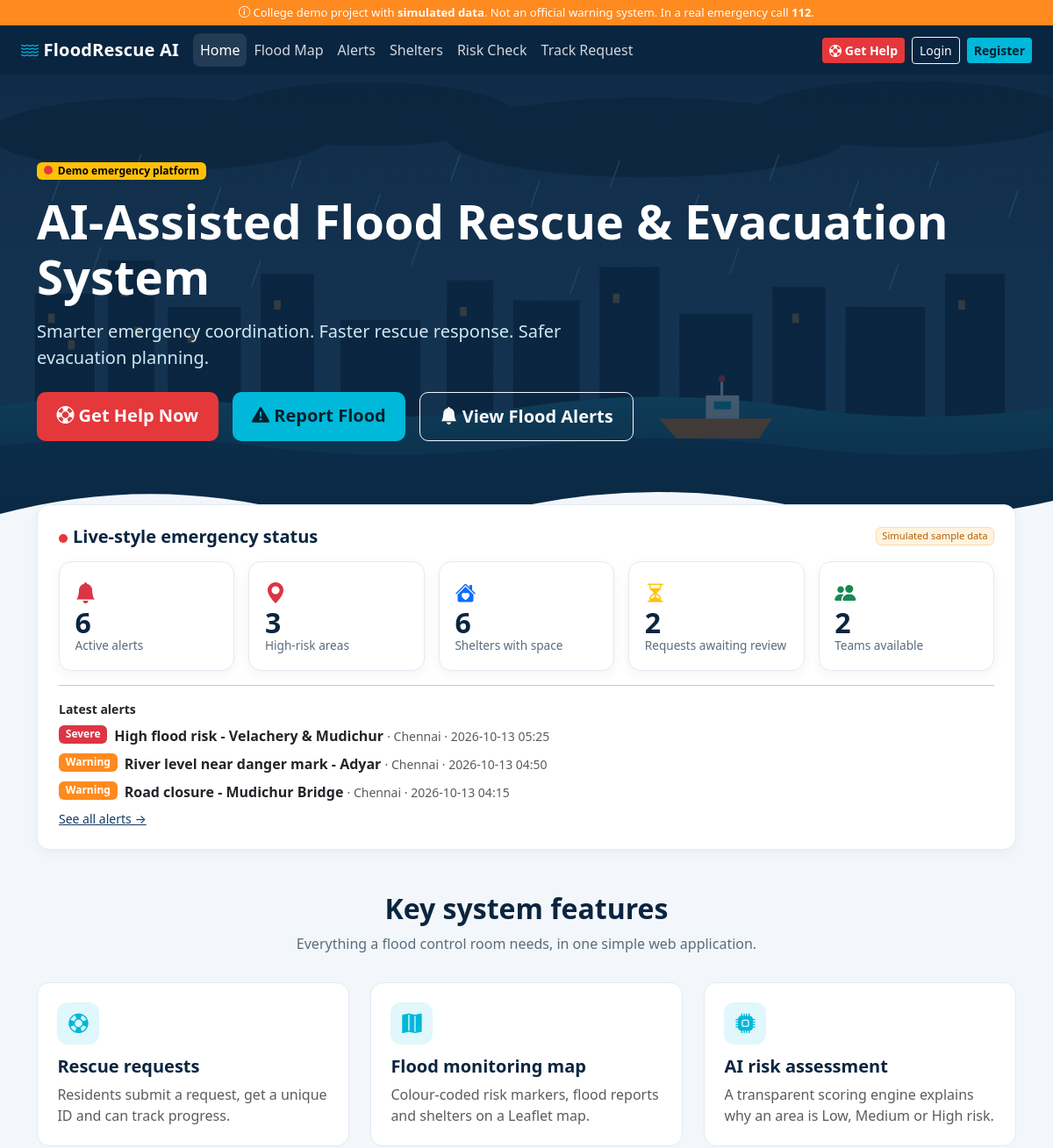
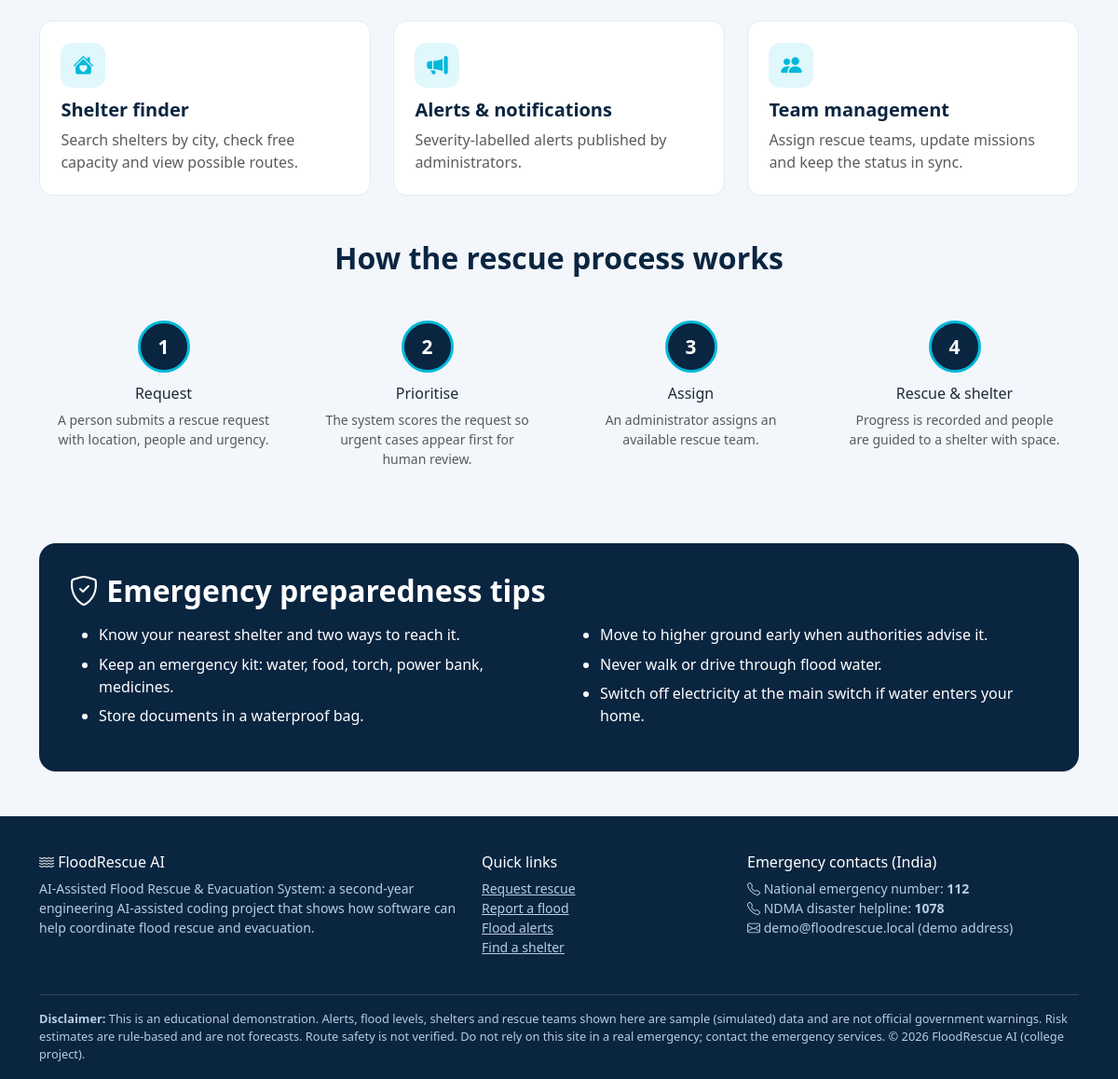
The page / on the database its author committed (2 pictures, top to bottom).
### tables this page shows
CREATE TABLE alerts (
    id INTEGER PRIMARY KEY AUTOINCREMENT,
    title TEXT NOT NULL,
    message TEXT NOT NULL,
    severity TEXT NOT NULL,
    alert_type TEXT NOT NULL,
    location TEXT NOT NULL,
    source TEXT NOT NULL,
    is_active INTEGER NOT NULL DEFAULT 1,
    is_simulated INTEGER NOT NULL DEFAULT 1,
    created_at TEXT NOT NULL
);

### app.py (the view)
@app.route("/")
def index():
    stats = {
        "active_alerts": scalar("SELECT COUNT(*) FROM alerts WHERE is_active=1"),
        "open_shelters": scalar("SELECT COUNT(*) FROM shelters WHERE status='Open' AND occupancy<capacity"),
        "high_risk": scalar("SELECT COUNT(*) FROM flood_locations WHERE risk_level='High'"),
        "pending": scalar("SELECT COUNT(*) FROM rescue_requests WHERE status IN ('Pending','Under Review')"),
        "teams_available": scalar("SELECT COUNT(*) FROM rescue_teams WHERE status='Available'"),
    }
    latest_alerts = query("SELECT * FROM alerts WHERE is_active=1 ORDER BY created_at DESC, id DESC LIMIT 3")
    return render_template("index.html", stats=stats, latest_alerts=latest_alerts)

### app.py (called while the page is built)
@app.before_request
def load_user_and_check_csrf():
    if "csrf_token" not in session:
        session["csrf_token"] = secrets.token_hex(16)
    g.user = None
    if session.get("user_id"):
        g.user = query("SELECT id,name,email,phone,role FROM users WHERE id=?", (session["user_id"],), one=True)
        if g.user is None:
            session.pop("user_id", None)
    if request.method == "POST":
        token = request.form.get("csrf_token") or request.headers.get("X-CSRF-Token") or ""
        if not secrets.compare_digest(token, session.get("csrf_token", "")):
            abort(400, "Your session expired or the form was invalid. Please reload the page and try again.")

@app.context_processor
def inject_globals():
    return dict(csrf_token=session.get("csrf_token", ""), current_user=g.get("user"),
                STATUSES=STATUSES, URGENCY_LEVELS=URGENCY_LEVELS, year=datetime.now().year)

@app.template_filter("badge")
def badge_filter(value):
    return BADGE_COLORS.get(value, "secondary")

### db.py (called while the page is built)
def get_db():
    if "db" not in g:
        g.db = sqlite3.connect(DB_PATH)
        g.db.row_factory = sqlite3.Row
        g.db.execute("PRAGMA foreign_keys = ON")
    return g.db

def query(sql, args=(), one=False):
    cur = get_db().execute(sql, args)
    rows = cur.fetchall()
    cur.close()
    if one:
        return rows[0] if rows else None
    return rows

def scalar(sql, args=()):
    row = query(sql, args, one=True)
    return row[0] if row else 0

### templates/index.html (shortened to what this page needs)
{% extends "base.html" %}
{% block content %}
<section class="hero">
    <div class="container fade-up">
        <span class="badge text-bg-warning mb-3"><span class="live-dot"></span>Demo emergency platform</span>
        <h1>AI-Assisted Flood Rescue &amp; Evacuation System</h1>
        <p class="lead mt-3">Smarter emergency coordination. Faster rescue response. Safer evacuation planning.</p>
        <div class="d-flex flex-wrap gap-3 mt-4">
            <a class="btn btn-help btn-lg" href="{{ url_for('rescue_request') }}"><i class="bi bi-life-preserver"></i> Get Help Now</a>
            <a class="btn btn-cyan btn-lg" href="{{ url_for('report_flood') }}"><i class="bi bi-exclamation-triangle-fill"></i> Report Flood</a>
            <a class="btn btn-outline-light btn-lg" href="{{ url_for('alerts') }}"><i class="bi bi-bell-fill"></i> View Flood Alerts</a>
        </div>
    </div>
</section>
<section class="container" style="margin-top:-2.5rem; position:relative; z-index:2;">
    <div class="card p-3 p-md-4">
        <div class="d-flex flex-wrap justify-content-between align-items-center mb-3">
            <h5 class="m-0"><span class="live-dot"></span>Live-style emergency status</h5>
            <span class="sim-tag">Simulated sample data</span>
        </div>
        <div class="row g-3">
            <div class="col-6 col-md"><div class="status-tile"><i class="bi bi-bell-fill ico text-danger"></i><div class="num">{{ stats.active_alerts }}</div><div class="lbl">Active alerts</div></div></div>
            <div class="col-6 col-md"><div class="status-tile"><i class="bi bi-geo-alt-fill ico text-danger"></i><div class="num">{{ stats.high_risk }}</div><div class="lbl">High-risk areas</div></div></div>
            <div class="col-6 col-md"><div class="status-tile"><i class="bi bi-house-heart-fill ico text-primary"></i><div class="num">{{ stats.open_shelters }}</div><div class="lbl">Shelters with space</div></div></div>
            <div class="col-6 col-md"><div class="status-tile"><i class="bi bi-hourglass-split ico text-warning"></i><div class="num">{{ stats.pending }}</div><div class="lbl">Requests awaiting review</div></div></div>
            <div class="col-12 col-md"><div class="status-tile"><i class="bi bi-people-fill ico text-success"></i><div class="num">{{ stats.teams_available }}</div><div class="lbl">Teams available</div></div></div>
        </div>
        {% if latest_alerts %}
        <hr>
        <div class="small fw-semibold mb-2">Latest alerts</div>
        {% for a in latest_alerts %}
        <div class="d-flex align-items-start gap-2 mb-2">
            <span class="badge text-bg-{{ a.severity|badge }}">{{ a.severity }}</span>
            <div><b>{{ a.title }}</b> <span class="text-muted small">&middot; {{ a.location }} &middot; {{ a.created_at }}</span></div>
        </div>
        {% endfor %}
        <a href="{{ url_for('alerts') }}" class="small">See all alerts &rarr;</a>
        {% endif %}
    </div>
</section>
<section class="container py-5">
    <div class="section-title"><h2>Key system features</h2><p>Everything a flood control room needs, in one simple web application.</p></div>
    <div class="row g-4">
        {% for icon, title, text, link in features %}
        <div class="col-md-6 col-lg-4">
            <a href="{{ url_for(link) }}" class="text-decoration-none">
                <div class="feature-card">
                    <div class="icon-box"><i class="bi {{ icon }}"></i></div>
                    <h5>{{ title|safe }}</h5><p class="text-muted mb-0">{{ text }}</p>
                </div>
            </a>
        </div>
        {% endfor %}
    </div>
</section>
<section class="container pb-5">
    <div class="section-title"><h2>How the rescue process works</h2></div>
    <div class="row g-3">
        <div class="col-6 col-md-3"><div class="step"><div class="circle">1</div><h6>Request</h6><p class="small text-muted">A person submits a rescue request with location, people and urgency.</p></div></div>
        <div class="col-6 col-md-3"><div class="step"><div class="circle">2</div><h6>Prioritise</h6><p class="small text-muted">The system scores the request so urgent cases appear first for human review.</p></div></div>
        <div class="col-6 col-md-3"><div class="step"><div class="circle">3</div><h6>Assign</h6><p class="small text-muted">An administrator assigns an available rescue team.</p></div></div>
        <div class="col-6 col-md-3"><div class="step"><div class="circle">4</div><h6>Rescue &amp; shelter</h6><p class="small text-muted">Progress is recorded and people are guided to a shelter with space.</p></div></div>
    </div>
</section>
<section class="container">
    <div class="tips">
        <h2 class="mb-3"><i class="bi bi-shield-check"></i> Emergency preparedness tips</h2>
        <div class="row">
            <div class="col-md-6"><ul>
                <li>Know your nearest shelter and two ways to reach it.</li>
                <li>Keep an emergency kit: water, food, torch, power bank, medicines.</li>
                <li>Store documents in a waterproof bag.</li>
            </ul></div>
            <div class="col-md-6"><ul>
                <li>Move to higher ground early when authorities advise it.</li>
                <li>Never walk or drive through flood water.</li>
                <li>Switch off electricity at the main switch if water enters your home.</li>
            </ul></div>
        </div>
    </div>
</section>
{% endblock %}

### templates/base.html (shortened to what this page needs)
<!doctype html>
<html lang="en">
<head>
    <link href="https://cdn.jsdelivr.net/npm/bootstrap@5.3.3/dist/css/bootstrap.min.css" rel="stylesheet">
    <link href="https://cdn.jsdelivr.net/npm/bootstrap-icons@1.11.3/font/bootstrap-icons.min.css" rel="stylesheet">
    <link rel="stylesheet" href="{{ url_for('static', filename='css/style.css') }}">
</head>
<body>
<div class="demo-strip">
    <i class="bi bi-info-circle"></i> College demo project with <b>simulated data</b>. Not an official warning system.
    In a real emergency call <b>112</b>.
</div>
<nav class="navbar navbar-expand-lg site-nav sticky-top">
    <div class="container-fluid px-lg-4">
        <a class="navbar-brand" href="{{ url_for('index') }}"><i class="bi bi-water"></i> FloodRescue AI</a>
        <div class="collapse navbar-collapse" id="mainNav">
            <ul class="navbar-nav me-auto mb-2 mb-lg-0">
                <li class="nav-item"><a class="nav-link {{ 'active' if request.endpoint == 'index' }}" href="{{ url_for('index') }}">Home</a></li>
                <li class="nav-item"><a class="nav-link {{ 'active' if request.endpoint == 'flood_map' }}" href="{{ url_for('flood_map') }}">Flood Map</a></li>
                <li class="nav-item"><a class="nav-link {{ 'active' if request.endpoint == 'alerts' }}" href="{{ url_for('alerts') }}">Alerts</a></li>
                <li class="nav-item"><a class="nav-link {{ 'active' if request.endpoint == 'shelters' }}" href="{{ url_for('shelters') }}">Shelters</a></li>
                <li class="nav-item"><a class="nav-link {{ 'active' if request.endpoint == 'risk_assessment' }}" href="{{ url_for('risk_assessment') }}">Risk Check</a></li>
                <li class="nav-item"><a class="nav-link {{ 'active' if request.endpoint == 'track' }}" href="{{ url_for('track') }}">Track Request</a></li>
            </ul>
            <div class="d-flex align-items-center gap-2">
                <a class="btn btn-sm btn-help" href="{{ url_for('rescue_request') }}"><i class="bi bi-life-preserver"></i> Get Help</a>
                {% if current_user %}
                <span class="text-white-50 small d-none d-xl-inline">{{ current_user.name }}
                    {% if current_user.role == 'admin' %}<span class="badge text-bg-info">Admin</span>{% endif %}</span>
                <form method="post" action="{{ url_for('logout') }}" class="m-0">
                    <input type="hidden" name="csrf_token" value="{{ csrf_token }}">
                    <button class="btn btn-sm btn-outline-light">Logout</button>
                </form>
                {% else %}
                <a class="btn btn-sm btn-outline-light" href="{{ url_for('login') }}">Login</a>
                <a class="btn btn-sm btn-cyan" href="{{ url_for('register') }}">Register</a>
                {% endif %}
            </div>
        </div>
    </div>
</nav>
{% block body %}{% block content %}{% endblock %}{% endblock %}
<footer class="site-footer">
    <div class="container">
        <div class="row g-4">
            <div class="col-md-5">
                <h6><i class="bi bi-water"></i> FloodRescue AI</h6>
                <p class="small">AI-Assisted Flood Rescue &amp; Evacuation System: a second-year engineering AI-assisted coding project that
                    shows how software can help coordinate flood rescue and evacuation.</p>
            </div>
            <div class="col-6 col-md-3">
                <h6>Quick links</h6>
                <ul class="list-unstyled small">
                    <li><a href="{{ url_for('rescue_request') }}">Request rescue</a></li>
                    <li><a href="{{ url_for('report_flood') }}">Report a flood</a></li>
                    <li><a href="{{ url_for('alerts') }}">Flood alerts</a></li>
                    <li><a href="{{ url_for('shelters') }}">Find a shelter</a></li>
                </ul>
            </div>
            <div class="col-6 col-md-4">
                <h6>Emergency contacts (India)</h6>
                <ul class="list-unstyled small">
                    <li><i class="bi bi-telephone"></i> National emergency number: <b>112</b></li>
                    <li><i class="bi bi-telephone"></i> NDMA disaster helpline: <b>1078</b></li>
                    <li><i class="bi bi-envelope"></i> demo@floodrescue.local (demo address)</li>
                </ul>
            </div>
        </div>
        <div class="disclaimer">
            <b>Disclaimer:</b> This is an educational demonstration. Alerts, flood levels, shelters and rescue teams shown here are
            sample (simulated) data and are not official government warnings. Risk estimates are rule-based and are not forecasts.
            Route safety is not verified. Do not rely on this site in a real emergency; contact the emergency services.
            &copy; {{ year }} FloodRescue AI (college project).
        </div>
    </div>
</footer>
</body>
</html>

### static/css/style.css (style rules this page uses)
:root { --navy: #0a2540; --navy-2: #123a63; --cyan: #00b8d9; --orange: #ff8a1f; --red: #e5383b; --bg: #f3f7fb; --card-border: #e2eaf2; }
body { background: var(--bg); color: #1d2b3a; font-family: "Segoe UI", system-ui, -apple-system, Roboto, sans-serif; }
h1, h2, h3, h4, h5 { color: var(--navy); font-weight: 700; }
a { color: var(--navy-2); }
.demo-strip { background: var(--orange); color: #fff; font-size: .82rem; text-align: center; padding: .3rem .5rem; }
.site-nav { background: var(--navy); }
.site-nav .navbar-brand { color: #fff; font-weight: 700; letter-spacing: .2px; }
.site-nav .navbar-brand i { color: var(--cyan); }
.site-nav .nav-link { color: rgba(255,255,255,.82); border-radius: 8px; padding: .45rem .8rem; }
.site-nav .nav-link:hover, .site-nav .nav-link.active { color: #fff; background: rgba(255,255,255,.1); }
.btn-help { background: var(--red); color: #fff; font-weight: 600; border: 0; }
.btn-cyan { background: var(--cyan); color: #04202e; font-weight: 600; border: 0; }
.text-bg-orange { background: var(--orange) !important; color: #fff !important; }
.hero { position: relative; color: #fff; padding: 6rem 0 7rem; overflow: hidden; background: linear-gradient(180deg, rgba(10,37,64,.55), rgba(10,37,64,.85)), url("../images/hero-flood.svg") center / cover no-repeat, var(--navy); }
.hero h1 { color: #fff; font-size: clamp(2rem, 5vw, 3.4rem); line-height: 1.15; }
.hero p.lead { color: #cfe8f5; max-width: 640px; }
.hero .btn { padding: .75rem 1.4rem; border-radius: 10px; font-weight: 600; }
.fade-up { animation: fadeUp .7s ease both; }
.status-tile { background: #fff; border: 1px solid var(--card-border); border-radius: 14px; padding: 1.1rem; height: 100%; box-shadow: 0 4px 14px rgba(10,37,64,.05); transition: transform .2s, box-shadow .2s; }
.status-tile .num { font-size: 2rem; font-weight: 800; color: var(--navy); line-height: 1; }
.status-tile .lbl { color: #5b6b7c; font-size: .85rem; }
.status-tile .ico { font-size: 1.5rem; }
.live-dot { display: inline-block; width: 10px; height: 10px; border-radius: 50%; background: var(--red); margin-right: 6px; animation: pulse 1.6s infinite; }
.section-title { text-align: center; margin-bottom: 2rem; }
.section-title p { color: #5b6b7c; }
.feature-card { background: #fff; border: 1px solid var(--card-border); border-radius: 14px; padding: 1.4rem; height: 100%; transition: transform .2s, box-shadow .2s; }
.feature-card .icon-box { width: 48px; height: 48px; border-radius: 12px; display: grid; place-items: center; background: rgba(0,184,217,.12); color: var(--cyan); font-size: 1.4rem; margin-bottom: .8rem; }
.step { text-align: center; padding: 1rem; }
.step .circle { width: 56px; height: 56px; border-radius: 50%; background: var(--navy); color: #fff; font-weight: 700; font-size: 1.3rem; display: grid; place-items: center; margin: 0 auto .8rem; border: 3px solid var(--cyan); }
.tips { background: var(--navy); color: #fff; border-radius: 18px; padding: 2rem; }
.tips h2, .tips h5 { color: #fff; }
.tips li { margin-bottom: .45rem; }
.card { border: 1px solid var(--card-border); border-radius: 14px; box-shadow: 0 4px 14px rgba(10,37,64,.04); }
.sim-tag { font-size: .7rem; background: #fff3e0; color: #b45f00; border: 1px solid #ffd9a8; padding: .05rem .4rem; border-radius: 6px; white-space: nowrap; }
.site-footer { background: var(--navy); color: #b7cde0; padding: 2.5rem 0 1rem; margin-top: 3rem; }
.site-footer h6 { color: #fff; }
.site-footer a { color: #b7cde0; }
.disclaimer { font-size: .8rem; border-top: 1px solid rgba(255,255,255,.15); margin-top: 1.5rem; padding-top: 1rem; }

### rows shown on the page
alerts: severity "Severe", title "High flood risk - Velachery & Mudichur", location "Chennai", created_at "2026-10-13 05:25"
alerts: severity "Warning", title "River level near danger mark - Adyar", location "Chennai", created_at "2026-10-13 04:50"
alerts: severity "Warning", title "Road closure - Mudichur Bridge", location "Chennai", created_at "2026-10-13 04:15"

### other values the page prints
{{ stats.active_alerts }} "6"
{{ stats.high_risk }} "3"
{{ stats.open_shelters }} "6"
{{ stats.pending }} "2"
{{ stats.teams_available }} "2"
{{ title|safe }} "Rescue requests" "Flood monitoring map" "AI risk assessment" "Shelter finder" "Alerts & notifications" "Team management"
{{ text }} "Residents submit a request, get a unique ID and can track progress." "Colour-coded risk markers, flood reports and shelters on a Leaflet map." "A transparent scoring engine explains why an area is Low, Medium or High risk." "Search shelters by city, check free capacity and view possible routes." "Severity-labelled alerts published by administrators." "Assign rescue teams, update missions and keep the status in sync."
